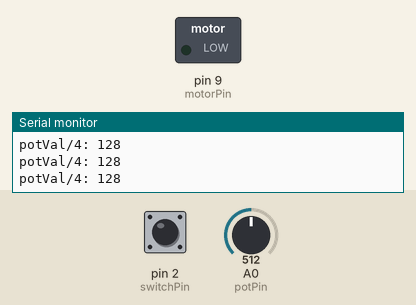
Recording of a sketch running on a simulated Arduino Uno, built with avr-gcc and run on an emulated ATmega328P. Parts: switched loads named in the sketch (green lamp = pin HIGH), the last lines printed to the serial monitor. The inputs (shaded band) are chosen by the test bench; at power-on: pin 2 (switchPin) LOW, A0 (potPin) = 512.

Above: at 1.2 s.
1.3 s: pin 2 (switchPin) pulled HIGH for 0.15 s
At 1.39 s:
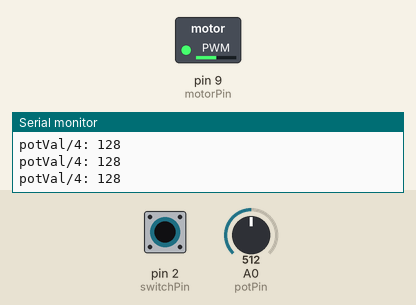
5.9 s: A0 (potPin) set to 37
7.4 s: A0 (potPin) set to 43
10.4 s: pin 2 (switchPin) pulled HIGH for 1 s
At 10.9 s:
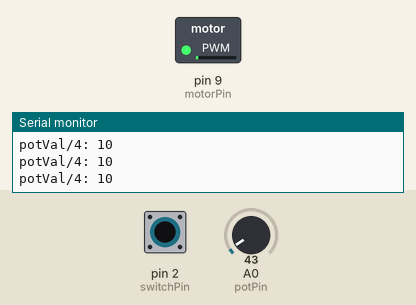
12.9 s: pin 2 (switchPin) pulled HIGH for 3.2 s
At 14.2 s:
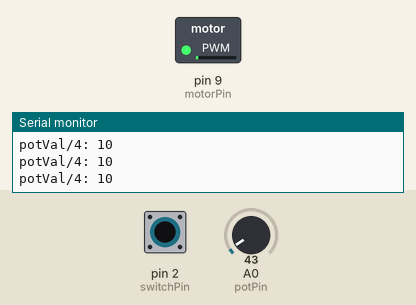
Timing chart, 0 to 17.6 s (numbered marks = the images above; inputs shaded):
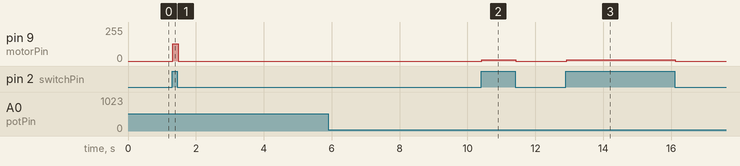

The sketch:

motorized_pinwheel.ino
```cpp
const int switchPin = 2;
const int motorPin = 9;
const int potPin = A0;
int potVal;
int switchState = 0;

void setup() {
  pinMode(motorPin, OUTPUT);
  pinMode(switchPin, INPUT);

  Serial.begin(9600);

}

void loop() {
  switchState = digitalRead(switchPin);

  potVal = analogRead(potPin);
  Serial.print("potVal/4: ");
  Serial.println(potVal/4);

//  analogWrite(motorPin, potVal / 4);

  if (switchState == HIGH) {
    // digitalWrite(motorPin, HIGH);
    analogWrite(motorPin, potVal / 4);
  }
  else {
    // digitalWrite(motorPin, LOW);
    analogWrite(motorPin, LOW);
  }


}
```

Measured:
- after the input at 1.3 s, pin 9 (motorPin): 0/255 → 128/255 at once, → 0/255 0.16 s later
- after the input at 10.4 s, pin 9 (motorPin): 0/255 → 10/255 at once, → 0/255 1.0 s later
- after the input at 12.9 s, pin 9 (motorPin): 0/255 → 10/255 at once, → 0/255 3.2 s later
